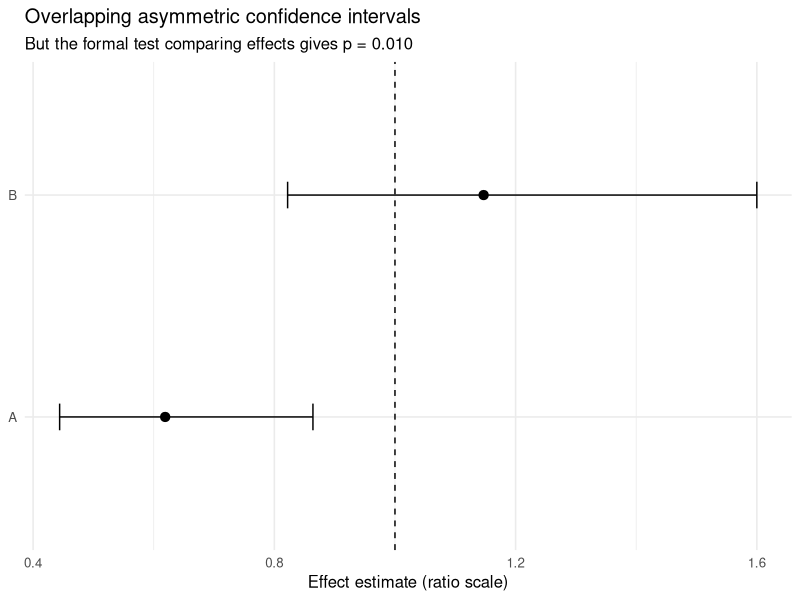

This figure's R source:
## ---- chunk 1
library(tidyverse)
library(knitr)

set.seed(1)

n_sim <- 20000

# True effects on the log scale
mu1 <- log(0.60)
mu2 <- log(1.10)

# Standard errors of the subgroup-specific log-effects
se1 <- 0.17
se2 <- 0.17

sim <- tibble(
  theta1 = rnorm(n_sim, mu1, se1),
  theta2 = rnorm(n_sim, mu2, se2)
) %>%
  mutate(
    est1 = exp(theta1),
    est2 = exp(theta2),

    l1 = exp(theta1 - 1.96 * se1),
    u1 = exp(theta1 + 1.96 * se1),
    l2 = exp(theta2 - 1.96 * se2),
    u2 = exp(theta2 + 1.96 * se2),

    overlap = pmax(l1, l2) <= pmin(u1, u2),

    z_diff = (theta1 - theta2) / sqrt(se1^2 + se2^2),
    p_diff = 2 * pnorm(-abs(z_diff)),
    sig_diff = p_diff < 0.05
  )

summary_table_num <- sim %>%
  summarise(
    `Intervals overlap` = mean(overlap),
    `Formal comparison is significant` = mean(sig_diff),
    `Overlap despite significant difference` = mean(overlap & sig_diff),
    `Overlap among significant comparisons` = mean(overlap & sig_diff) / mean(sig_diff)
  )

summary_table <- summary_table_num %>%
  mutate(across(everything(), ~ paste0(round(100 * .x, 1), "%")))

kable(summary_table, align = "cccc")
## ---- chunk 2
example_row <- sim %>%
  filter(overlap, sig_diff) %>%
  slice(1)

example_plot_data <- tibble(
  subgroup = c("A", "B"),
  estimate = c(example_row$est1, example_row$est2),
  lower = c(example_row$l1, example_row$l2),
  upper = c(example_row$u1, example_row$u2)
) %>%
  mutate(across(-subgroup, ~ round(.x, 3)))

example_p <- example_row$p_diff[[1]]

knitr::kable(
  example_plot_data,
  align = c("c", "c", "c", "c"),
  caption = "One simulated example with overlapping asymmetric confidence intervals despite a statistically significant difference test."
)

ggplot(example_plot_data, aes(x = estimate, y = subgroup)) +
  geom_point(size = 2.8) +
  geom_errorbar(
    aes(xmin = lower, xmax = upper),
    orientation = "y",
    width = 0.12
  ) +
  geom_vline(xintercept = 1, linetype = 2) +
  labs(
    x = "Effect estimate (ratio scale)",
    y = NULL,
    title = "Overlapping asymmetric confidence intervals",
    subtitle = paste0(
      "But the formal test comparing effects gives p = ",
      formatC(example_p, digits = 3, format = "f")
    )
  ) +
  theme_minimal(base_size = 12)
